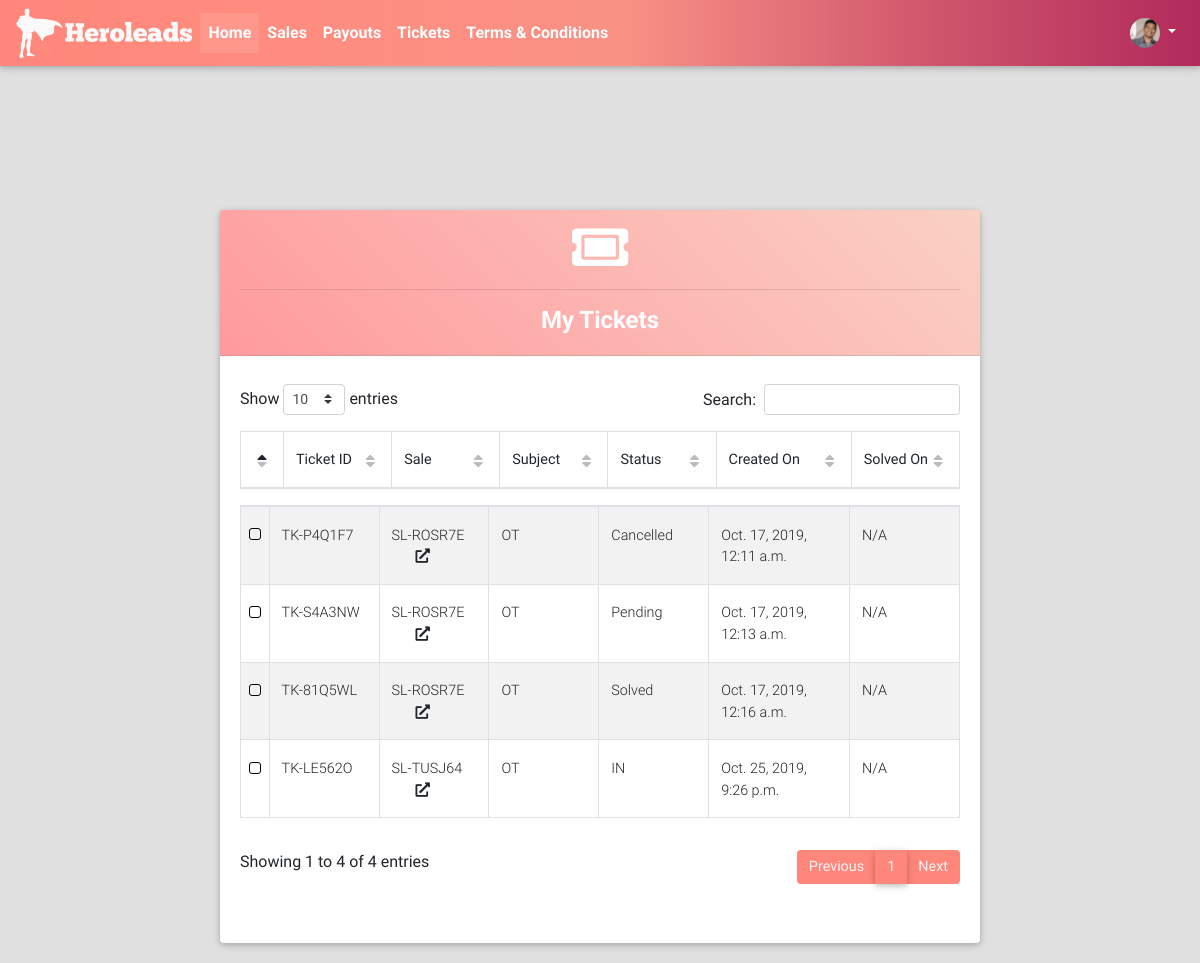
The page /tickets/list/ (signed in) on the database its author committed.
### accounts/models.py (models this page shows, shortened)
class User(AbstractBaseUser, PermissionsMixin):
    ACCOUNT_TYPE_CHOICES = (("AG", "Agent"), ("ST", "Staff"), ("AD", "Admin"))
    email = models.EmailField(unique=True)
    phone = models.CharField(max_length=20, null=True, blank=True)
    first_name = models.CharField(max_length=32)
    last_name = models.CharField(max_length=32)
    date_joined = models.DateTimeField(auto_now_add=True)
    is_active = models.BooleanField(default=True)
    is_staff = models.BooleanField(default=False)
    is_superuser = models.BooleanField(default=False)
    account_type = models.CharField(max_length=2, choices=ACCOUNT_TYPE_CHOICES, default="NU")
    photo = models.ImageField(upload_to="accounts/users/photos/", blank=True, null=True)
    objects = UserManager()
    USERNAME_FIELD = "email"
    REQUIRED_FIELDS = ["first_name", "last_name"]
    @property
    def get_avatar(self):
        if self.photo:
            return self.photo.url
        else:
            return "missing"

### tickets/models.py (models this page shows, shortened)
class Ticket(models.Model):
    TICKET_STATUS_CHOICES = (("PN", "Pending"), ("SL", "Solved"), ("CN", "Cancelled"))
    QUERY_TYPE_CHOICES = (("PR", "Price"), ("PM", "Payment"), ("OT", "Other"))
    ticket_id = models.CharField(max_length=32, default=ticket_id_generator)
    sale = models.ForeignKey("sales.Sale", on_delete=models.CASCADE)
    status = models.CharField(max_length=2, choices=TICKET_STATUS_CHOICES, default="IN")
    query_type = models.CharField(max_length=2, choices=QUERY_TYPE_CHOICES, default="OT")
    executive_description = models.TextField(verbose_name="Comment", blank=True)
    photo = models.ImageField(upload_to="tickets/photos/", blank=True, null=True)
    created_on = models.DateTimeField(auto_now_add=True)
    solved_on = models.DateTimeField(blank=True, null=True)
    description = models.TextField(blank=True)
    """info from finance team"""
    @property
    def get_absolute_url(self):
        return reverse_lazy("tickets:detail", kwargs={"id": self.id})

### sales/models.py (models this page shows, shortened)
class Sale(models.Model):
    SALE_STATUS_CHOICES = (("PA", "Pending"), ("AP", "Approved"), ("CP", "Completed"), ("DC", "Declined"))
    agent = models.ForeignKey(User, on_delete=models.CASCADE)
    campaign_name = models.CharField(max_length=128)
    sale_date = models.DateField()
    setup_fee = models.PositiveIntegerField()
    contract_volume = models.PositiveIntegerField()
    monthly_budget = models.PositiveIntegerField()
    duration = models.ForeignKey(Duration, on_delete=models.PROTECT)
    management_fee = models.PositiveIntegerField()
    car_dealer_amount = models.PositiveIntegerField()
    payment_terms = models.PositiveIntegerField()
    agent_comment = models.TextField(verbose_name="Comment", blank=True)
    finance_comment = models.TextField(blank=True)
    first_commission_paid = models.BooleanField(default=False)
    last_commission_paid = models.BooleanField(default=False)
    first_commission_pay_on = models.DateField(blank=True, null=True)
    last_commission_pay_on = models.DateField(blank=True, null=True)
    commission_applicable = models.FloatField(blank=True, null=True)
    payment_term_intz = models.PositiveIntegerField(blank=True, null=True)
    car_dealer_bonus = models.PositiveIntegerField(blank=True, null=True)
    multiplier_applicable = models.FloatField(blank=True, null=True)
    setup_fee_payout = models.PositiveIntegerField(blank=True, null=True)
    first_payout = models.PositiveIntegerField(blank=True, null=True)
    last_payout = models.PositiveIntegerField(blank=True, null=True)
    bonus_payout = models.PositiveIntegerField(blank=True, null=True)
    total_payout = models.PositiveIntegerField(blank=True, null=True)
    sale_id = models.CharField(max_length=32, default=sale_id_generator)
    status = models.CharField(max_length=2, choices=SALE_STATUS_CHOICES, default="PA")
    created_on = models.DateTimeField(auto_now_add=True)
    @property
    def get_absolute_url(self):
        return reverse_lazy("sales:detail", kwargs={"id": self.id})

### tickets/views.py (the view)
class TicketListView(LoginRequiredMixin, ListView):
    model = Ticket
    context_object_name = "tickets"
    template_name = "tickets/list.html"
    def get_queryset(self):
        qs = super().get_queryset()
        return qs.filter(sale__agent=self.request.user)

### portal/templates/tickets/list.html (shortened to what this page needs)
{% extends "portal/base.html" %}
{% load crispy_forms_tags %}
{% load static %}
{% block custom_links %}
    <link href="{% static "css/addons/datatables.min.css" %}" rel="stylesheet">
    <link href="{% static "css/addons/datatables-select.min.css" %}" rel="stylesheet">
{% endblock %}
{% block content %}
    <br><br><br><br><br>
    <div class="col-lg-8" style="margin: auto;padding: 20px">
        <div class="card">
            <div class="card-header warm-flame-gradient text-center font-weight-bold text-white">
                <i class="fa fa-ticket-alt amt-heading-icon"></i>
                <hr>
                <h4 class="font-weight-bold white-text mt-2 amt-heading">My Tickets</h4>
            </div>
        <div class="card-body">
            <table id="dt-basic-checkbox" class="table table-striped table-bordered" cellspacing="0" width="100%">
          <thead>
            <tr>
              <th></th>
              <th class="th-sm">Ticket ID</th>
              <th class="th-sm">Sale</th>
              <th class="th-sm">Subject</th>
              <th class="th-sm">Status</th>
              <th class="th-sm">Created On</th>
              <th class="th-sm">Solved On</th>
            </tr>
          </thead>
          <tbody>
            {% for ticket in tickets %}
                <tr>
                    <td></td>
                    <td><a href="{{ ticket.get_absolute_url }}">{{ ticket.ticket_id }}</a></td>
                    <td>
                        {{ ticket.sale.sale_id }}
                        <a href="{{ ticket.sale.get_absolute_url }}" target="_blank"><i class="fa ml-4 fa-external-link-alt"></i></a>
                    </td>
                    <td>{{ ticket.query_type }}</td>
                    <td>{{ ticket.get_status_display}}</td>
                    <td>{{ ticket.created_on }}</td>
                    <td>{{ ticket.solved_on|default:"N/A" }}</td>
                </tr>
            {% endfor %}
          </tbody>
        </table>
        </div>
        </div>
    </div>
{% endblock %}

### portal/templates/portal/header.html (shortened to what this page needs)
    {% load static %}
<nav class="mb-1 navbar navbar-expand-lg navbar-dark young-passion-gradient lighten-1">
    <a class="navbar-brand font-weight-bold bg text-center m-0 p-0 mr-2" href="{% url "portal:home" %}">
        <img src="{% static "img/logo.png" %}" height="50px">
    </a>
  <div class="collapse navbar-collapse" id="navbarSupportedContent-555">
    <ul class="navbar-nav mr-auto">
      <li class="nav-item active">
        <a class="nav-link" href="{% url "portal:home" %}">Home
        </a>
      </li>
      <li class="nav-item">
        <a class="nav-link" href="{% url "sales:list" %}">Sales</a>
      </li>
      <li class="nav-item">
        <a class="nav-link" href="{% url "payouts:list" %}">Payouts</a>
      </li>
      <li class="nav-item">
        <a class="nav-link" href="{% url "tickets:list" %}">Tickets</a>
      </li>
      <li class="nav-item">
        <a class="nav-link" href="{% url "portal:terms_conditions" %}">Terms & Conditions</a>
      </li>
    </ul>
    <ul class="navbar-nav ml-auto nav-flex-icons">
      <li class="nav-item avatar dropdown">
        <a class="nav-link dropdown-toggle" id="navbarDropdownMenuLink-55" data-toggle="dropdown"
          aria-haspopup="true" aria-expanded="false">
          <img src="{{ user.get_avatar }}" id="avatar-image" class="rounded-circle z-depth-0"
            alt="avatar image" height="30px">
        </a>
      </li>
    </ul>
  </div>
</nav>

### portal/static/css/style.css (style rules this page uses)
.table-striped > tbody > tr:nth-child(2n+1) > td, .table-striped > tbody > tr:nth-child(2n+1) > th { background-color: #7abaffl; }
.amt-heading-icon { font-size: 50px; }
.nav-link { font-weight: bold; }

### rows shown on the page
User: get_avatar (picture)
Ticket: ticket_id "TK-P4Q1F7", sale.sale_id "SL-ROSR7E", query_type "OT", status "Cancelled", created_on "Oct. 17, 2019, 12:11 a.m.", solved_on "N/A"
Ticket: ticket_id "TK-S4A3NW", sale.sale_id "SL-ROSR7E", query_type "OT", status "Pending", created_on "Oct. 17, 2019, 12:13 a.m.", solved_on "N/A"
Ticket: ticket_id "TK-81Q5WL", sale.sale_id "SL-ROSR7E", query_type "OT", status "Solved", created_on "Oct. 17, 2019, 12:16 a.m.", solved_on "N/A"
Ticket: ticket_id "TK-LE562O", sale.sale_id "SL-TUSJ64", query_type "OT", status "IN", created_on "Oct. 25, 2019, 9:26 p.m.", solved_on "N/A"
